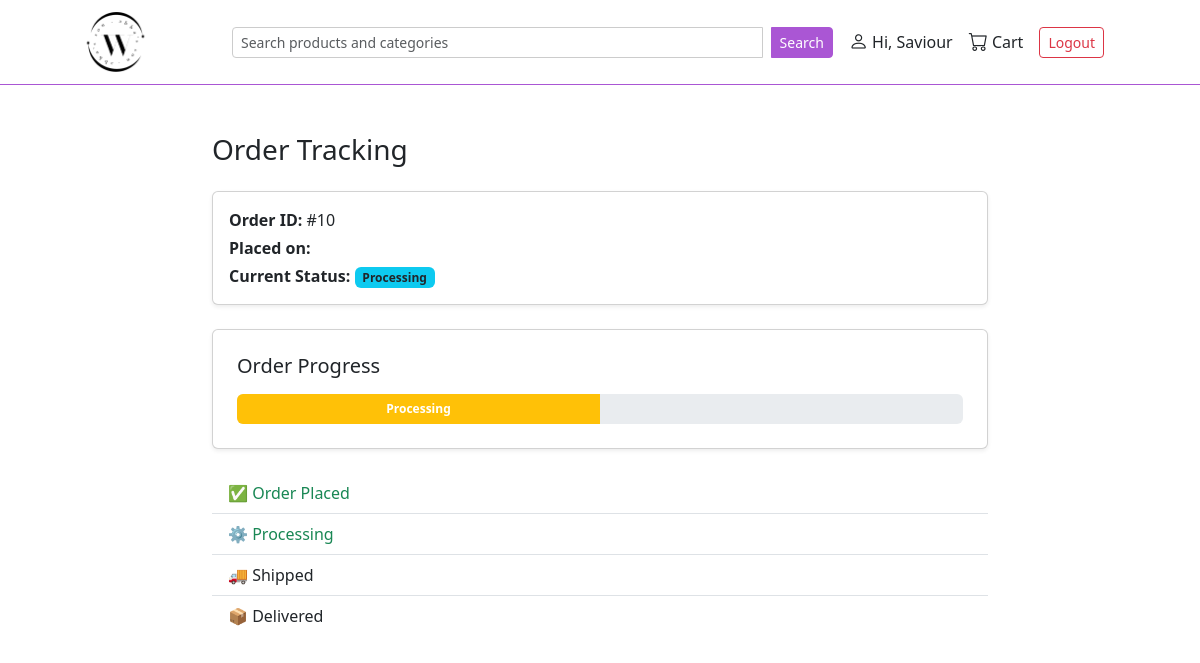
The app's page /order/order_history/track/10 (signed in) with its own data.
### user/models.py (models this page shows, shortened)
class CustomUser(AbstractUser):
    phone = PhoneNumberField(region='NG', blank=True, null=True) # type: ignore

class UserProfile(models.Model):
    user = models.OneToOneField(settings.AUTH_USER_MODEL, on_delete=models.CASCADE)
    nickname = models.CharField(max_length=15, blank=True)
    profile_picture = models.ImageField(upload_to='avatars/', default='avatars/userimage.png')
    class Meta:
        verbose_name_plural = 'User Profiles'

### order/models.py (models this page shows, shortened)
class Order(models.Model):
    class DELI_STATUS (models.TextChoices):
        PENDING = 'PENDING', 'Pending'
        PROCESSING = 'PROCESSING', 'Processing'
        SHIPPED = 'SHIPPED', 'Shipped'
        DELIVERED = 'DELIVERED', 'Delivered'
        CANCELLED = 'CANCELLED', 'Cancelled'
    user = models.ForeignKey(settings.AUTH_USER_MODEL, on_delete=models.CASCADE)
    status = models.CharField(max_length=50, choices=DELI_STATUS.choices, default=DELI_STATUS.PENDING)
    date_created = models.DateTimeField(auto_now_add=True)
    end_total_price = models.DecimalField(max_digits=8, decimal_places=2, default=Decimal('0.00'))
    delivery_state = models.CharField(max_length=10, choices=NigerianStates.choices, blank=True)
    delivery_fee = models.IntegerField(blank=True, null=True)

### order/views.py (the view)
# urls.py: path('order_history/track/<int:id>', views.track_order, name='track_order'),
@login_required
def track_order(request, id):
    order = get_object_or_404(Order, id=id)
    context = {
        "order": order,
        "is_pending": order.status == Order.DELI_STATUS.PENDING,
        "is_processing": order.status == Order.DELI_STATUS.PROCESSING,
        "is_delivered": order.status == Order.DELI_STATUS.DELIVERED,
    }
    return render(request, 'track_order.html', context)

### order/templates/track_order.html
{% extends "layout.html" %}
{% block content %}
<div class="container py-5" style="max-width: 800px;">
  <h3 class="mb-4">Order Tracking</h3>
  <div class="card p-3 mb-4 shadow-sm">
    <p class="mb-1"><strong>Order ID:</strong> #{{ order.id }}</p>
    <p class="mb-1"><strong>Placed on:</strong> {{ order.created_at|date:"F j, Y" }}</p>
    <p class="mb-0"><strong>Current Status:</strong>
      <span class="badge bg-info text-dark">{{ order.get_status_display }}</span>
    </p>
  </div>
  <div class="card p-4 shadow-sm">
    <h5 class="mb-3">Order Progress</h5>
    <div class="progress" style="height: 30px;">
      {% if order.status == "PENDING" %}
        <div class="progress-bar bg-secondary" style="width: 25%;"><span class="fw-bold">Pending</span></div>
      {% elif order.status == "PROCESSING" %}
        <div class="progress-bar bg-warning" style="width: 50%;"><span class="fw-bold">Processing</span></div>
      {% elif order.status == "SHIPPED" %}
        <div class="progress-bar bg-primary" style="width: 75%;"><span class="fw-bold">Shipped</span></div>
      {% elif order.status == "DELIVERED" %}
        <div class="progress-bar bg-success" style="width: 100%;"><span class="fw-bold">Delivered</span></div>
      {% endif %}
    </div>
  </div>
  <div class="mt-4">
    <ul class="list-group list-group-flush">
      <li class="list-group-item {% if order.status in "PENDING PROCESSING SHIPPED DELIVERED" %}text-success{% endif %}">
        ✅ Order Placed
      </li>
      <li class="list-group-item {% if order.status in "PROCESSING SHIPPED DELIVERED" %}text-success{% endif %}">
        ⚙️ Processing
      </li>
      <li class="list-group-item {% if order.status in "SHIPPED DELIVERED" %}text-success{% endif %}">
        🚚 Shipped
      </li>
      <li class="list-group-item {% if order.status == "DELIVERED" %}text-success{% endif %}">
        📦 Delivered
      </li>
    </ul>
  </div>
</div>
{% endblock %}

### templates/layout.html (shortened to what this page needs)
{% load static %}
<!DOCTYPE html>
<html lang="en">
<head>
    <link rel="stylesheet" href="{% static 'css/bootstrap.min.css' %}">
    <link rel="stylesheet" href="https://cdn.jsdelivr.net/npm/bootstrap-icons@1.11.3/font/bootstrap-icons.css">
</head>
<body>
    <div class="topbar d-flex justify-content-between align-items-center sticky-top">
        <a href='{% url "store:store" %}'><div class="logo-space"></div></a>
        <form class="d-flex flex-grow-1 mx-3" method="GET" action=" {% url 'search' %} ">
          <input name="q" class="form-control form-control-sm search-input" type="search" placeholder="Search products and categories" style="max-width: 650px;">
          <button class="btn btn-sm btn-primary-custom ms-2 search-button" type="submit">Search</button>
      </form>
        <div class="d-flex align-items-center ms-auto">
          {% if user.is_authenticated %}
              <a href="{% url 'user:profile' %}" class="text-dark me-3 text-decoration-none d-flex align-items-center">
                  <i class="bi bi-person nav-icon me-1"></i> Hi, {{ user.userprofile.nickname|default:"User" }}
              </a>
              <a href="{% url 'order:cart' %}" class="text-dark me-3 text-decoration-none d-flex align-items-center">
                  <i class="bi bi-cart nav-icon me-1"></i> Cart
              </a>
              <form method="POST" action="{% url 'user:logout' %}" class="mb-0">
                  <button class="btn btn-sm btn-outline-danger me-topbar-custom">Logout</button>
              </form>
          {% else %}
              <a href="{% url 'user:login' %}" class="btn btn-sm btn-primary-custom">Login</a>
          {% endif %}
      </div>
    </div>
    <div class="container-fluid" style="padding-left: 0px; padding-right: 0px;">
        {% block content %}
        {% endblock %}
    </div>
</body>
</html>

### records on screen
CustomUser: userprofile.nickname "Saviour"
Order: id "10", status "Processing"
